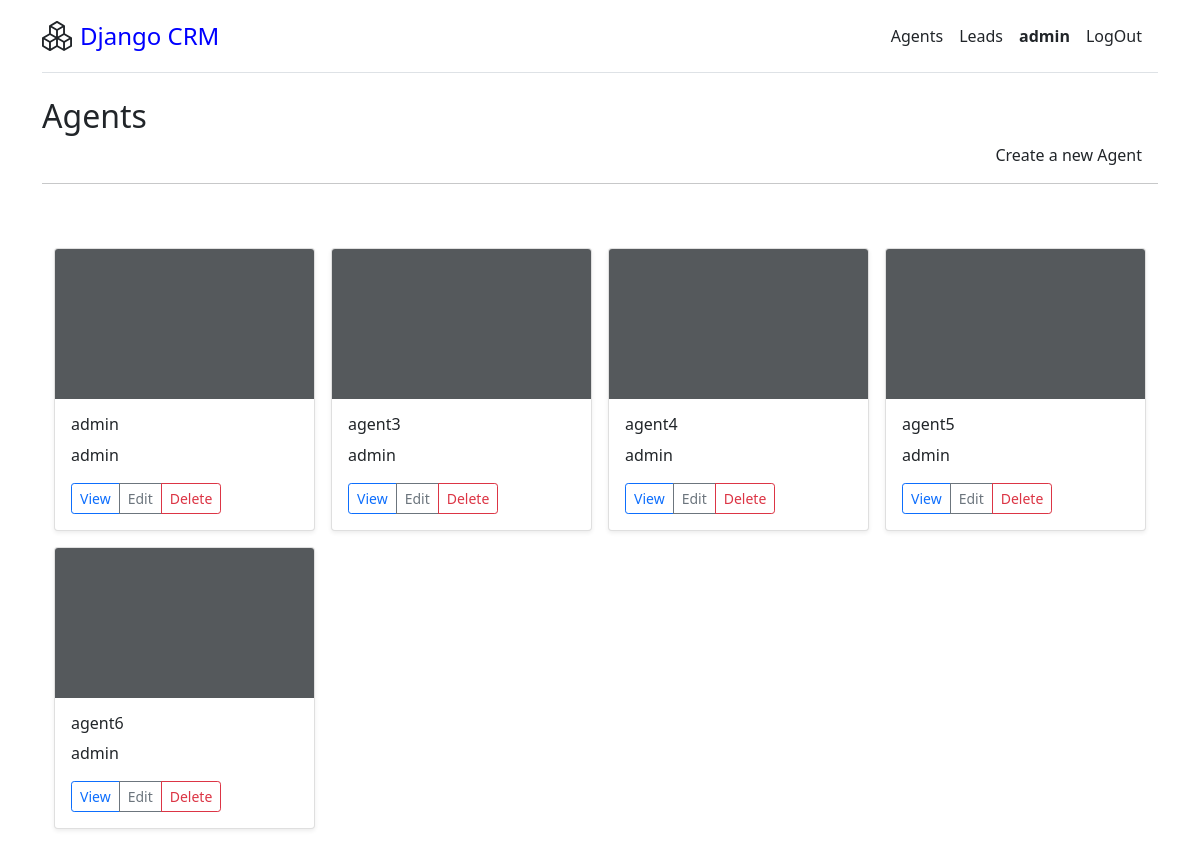
/agents/list/ (signed in), run on the app's committed database.
### leads/models.py (models this page shows, shortened)
class User(AbstractUser):
    is_organizer = models.BooleanField(default=True)
    is_agent = models.BooleanField(default=False)

class Agent(models.Model):
    user = models.OneToOneField(User, on_delete=models.CASCADE)
    organization = models.ForeignKey(UserProfile, on_delete=models.CASCADE)

class UserProfile(models.Model):
    user = models.OneToOneField(User, on_delete=models.CASCADE)
    def __str__(self):
        return self.user.username

### agents/views.py (the view)
# urls.py: path('list/', AgentListView.as_view(), name='agent_list'),
class AgentListView(OrganizerAndLoginRequiredMixin, ListView):
    template_name = 'agents/agent_list.html'
    context_object_name = 'agents'
    def get_queryset(self):
        organization = self.request.user.userprofile
        return Agent.objects.filter(organization=organization)

### agents/mixins.py (called while the page is built)
    def dispatch(self, request, *args, **kwargs):
        if not request.user.is_authenticated or not request.user.is_organizer:
            return redirect('leads:landingpage')
        return super().dispatch(request, *args, **kwargs)

### templates/agents/agent_list.html
{% extends 'base.html' %}
{% block content %}
    <div>
        <h2>Agents</h2>
        <div class="text-end">
            <a class="me-3 py-2 text-dark text-decoration-none h6" href="{% url 'agents:agent_create' %}">Create a new Agent</a>
        </div>
        <hr>
        <div class="album py-5">
            <div class="container">
                <div class="row row-cols-1 row-cols-sm-2 row-cols-md-4 g-3">
                    {% for agent in agents %}
                    <div class="col">
                    <div class="card shadow-sm">
                        <svg class="bd-placeholder-img card-img-top" width="100%" height="150" xmlns="http://www.w3.org/2000/svg" role="img" aria-label="Placeholder: Thumbnail" preserveAspectRatio="xMidYMid slice" focusable="false"><title>Placeholder</title><rect width="100%" height="100%" fill="#55595c"/></svg>
                        <div class="card-body">
                        <p class="card-text h6">{{agent.user}}</p>
                        <p>{{agent.organization}}</p>
                        <div class="d-flex justify-content-between align-items-center">
                            <div class="btn-group">
                                <a class="btn btn-outline-primary btn-sm" href="{% url 'agents:agent_detail' agent.id %}">View</a>
                                <a class="btn btn-outline-secondary btn-sm" href="{% url 'agents:agent_update' agent.id %}">Edit</a>
                                <a class="btn btn-outline-danger btn-sm" href="{% url 'agents:agent_delete' agent.id %}">Delete</a>
                            </div>
                        </div>
                        </div>
                    </div>
                    </div>
                    {% endfor %}
                </div>
            </div>
        </div>
    </div>
{% endblock %}

### templates/base.html (shortened to what this page needs)
{% load static %}
<!DOCTYPE html>
<html lang="en">
<head>
    <link href="https://cdn.jsdelivr.net/npm/bootstrap@5.1.3/dist/css/bootstrap.min.css" rel="stylesheet">
    <link rel="stylesheet" href="{% static 'css/styles.css' %}">
</head>
<body>
    <div class="container py-3">
        <header>
        <div class="d-flex flex-column flex-md-row align-items-center pb-3 mb-4 border-bottom">
            <a href="{% url 'leads:home' %}" class="d-flex align-items-center text-dark text-decoration-none">
                <span class="fs-4 mx-2" id="xyz">Django CRM</span>
            </a>
            <nav class="d-inline-flex mt-2 mt-md-0 ms-md-auto">
            {% if user.is_authenticated %}
                {% if user.is_organizer %}
                <a class="me-3 py-2 text-dark text-decoration-none" href="{% url 'agents:agent_list' %}">Agents</a>
                {% endif %}
                <a class="me-3 py-2 text-dark text-decoration-none" href="{% url 'leads:retrieve' %}">Leads</a>
                <a class="me-3 py-2 text-dark text-decoration-none" href="#"><strong>{{user}}</strong></a>
                <a class="me-3 py-2 text-dark text-decoration-none" href="{% url 'leads:logout_view' %}">LogOut</a>
            {% else %}
                <a class="me-3 py-2 text-dark text-decoration-none" href="{% url 'leads:signup_view' %}">SignUp</a>
                <a class="me-3 py-2 text-dark text-decoration-none" href="{% url 'leads:login_view' %}">LogIn</a>
            {% endif %}
            </nav>
        </div>
        </header>
        {% block content %}{% endblock %}
    </div>
</body>
</html>

### static/css/styles.css (style rules this page uses)
#xyz { color: blue }

### data on the page
User: username "admin"
Agent: user "admin", organization "admin"
Agent: user "agent3", organization "admin"
Agent: user "agent4", organization "admin"
Agent: user "agent5", organization "admin"
Agent: user "agent6", organization "admin"
